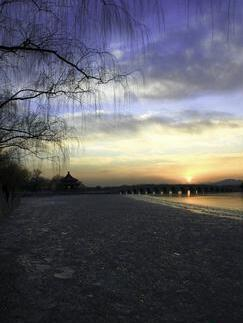
#> input picture cv_main_course/projects/image_stitching/test1.jpg, 243 x 323 px
$ python image_stitching.py
#> lines starting #> are read from the running program, lines starting #| are printed output that depends on the picture
import cv2
import imutils
import numpy as np
from matplotlib import pyplot as plt


def main():
    # import two images
    img1 = cv2.imread('test1.jpg')
#> img1 is the input picture: shape (323, 243, 3); mean B, G, R 100.5, 93.3, 93.7
    img2 = cv2.imread('test2.jpg')
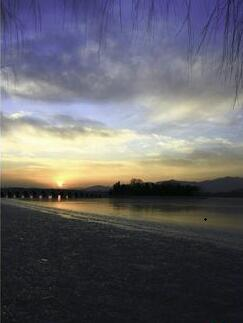
#> input picture cv_main_course/projects/image_stitching/test2.jpg, 243 x 323 px
#> img2 is the input picture: shape (323, 243, 3); mean B, G, R 103, 97.7, 98.8
    # show the input images
    cv2.imshow('first image', img1)
    cv2.imshow('second image', img2)
    ## a simple way
    ## stitcher = cv2.createStitcher(False)
    ## _result, pano = stitcher.stitch((img1, img2))
    ## cv2.imshow('pano', pano)
    # create SIFT detector
    sift = cv2.xfeatures2d.SIFT_create()
    # find key points in input images
    kp1, des1 = sift.detectAndCompute(img1, None)
#> kp1 = 234 keypoints; strongest (x, y, size): (189, 192, 1.9), (140, 132, 94), (180, 192, 2), (191, 201, 8.5)
    kp2, des2 = sift.detectAndCompute(img2, None)
#> kp2 = 86 keypoints; strongest (x, y, size): (50, 197, 2), (60, 181, 9.2), (61, 206, 9.1), (147, 184, 2.2)
    # draw key points on input images
    img1_kp = cv2.drawKeypoints(img1, kp1, np.array([]), flags=cv2.DRAW_MATCHES_FLAGS_DRAW_RICH_KEYPOINTS)
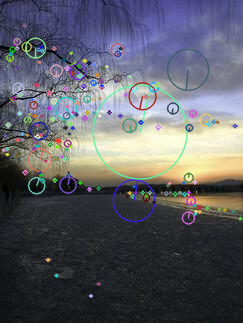
#> img1_kp: shape (323, 243, 3); mean B, G, R 101.3, 93.8, 93.3
    img2_kp = cv2.drawKeypoints(img2, kp2, np.array([]), flags=cv2.DRAW_MATCHES_FLAGS_DRAW_RICH_KEYPOINTS)
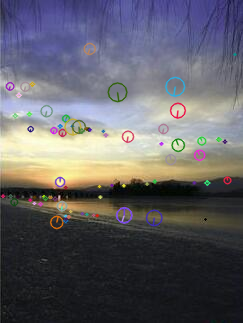
#> img2_kp: shape (323, 243, 3); mean B, G, R 102.7, 96.9, 98.4
    cv2.imshow('first image with key points', img1_kp)
    cv2.imshow('second image with key points', img2_kp)
    # use k-d tree algorithm to match key points
    FLANN_INDEX_KDTREE = 0
    index_params = dict(algorithm=FLANN_INDEX_KDTREE, trees=5)  # generate 5 trees, for search parallelly to make searching process fast
    search_params = dict(checks=50) # set recursion time
    flann = cv2.FlannBasedMatcher(index_params, search_params)  # create flann based matcher
    matches = flann.knnMatch(des1, des2, k=2)  # k-NearestNeighbor algorithm to search match point pairs
#> matches = 234 matches
    # store all the good matches as per Lowe's ratio test.
    good = []
    for m, n in matches:
        if m.distance < 0.7 * n.distance:
            good.append(m)
#> after the loop, good = 35 matches
    # compute homography matrix, perspective transform, draw points pairs
    MIN_MATCH_COUNT = 4  # perspective transform homography matrix need at lest 4 pairs of points to compute
    if len(good) > MIN_MATCH_COUNT:
        src_pts = np.float32([kp1[m.queryIdx].pt for m in good]).reshape(-1, 1, 2)  # reshape points to an n*1*2 array
#> src_pts = 35 rows, first 8: [98.11, 187.9], [129.2, 192.3], [132.4, 196], [133.7, 200.2], [142.2, 192.1], [145.7, 197.7], [145.8, 96.36], [153.3, 201.7]
        dst_pts = np.float32([kp2[m.trainIdx].pt for m in good]).reshape(-1, 1, 2)
#> dst_pts = 35 rows, first 8: [99.85, 196.6], [10.12, 195.8], [13.83, 201.7], [65.4, 218.5], [10.12, 195.8], [13.83, 201.7], [18.37, 94.76], [22.24, 206]
        M, mask = cv2.findHomography(src_pts, dst_pts, cv2.RANSAC, 5.0)  # use RANSAC to remove wrong matches, 5.0 as the threshold for outlier
#> M = [[1.38, -0.0531, -173.2], [0.334, 1.3, -58.02], [0.00153, 4.58e-05, 1]]; mask = 35 values, max 1 at index 4, min 0 at index 0, mean 0.829
        matchesMask = mask.ravel().tolist()  # flattern the mask matrix and transform it to a list
#> matchesMask has the same summary as mask
        # draw match pairs of two input images on image3
        draw_params = dict(matchColor=(0, 255, 0),  # draw matches in green color
                           singlePointColor=None,
                           matchesMask=matchesMask,  # draw only inliers
                           flags=2)
#> draw_params = 4 items
        img3 = cv2.drawMatches(img1, kp1, img2, kp2, good, None, **draw_params)
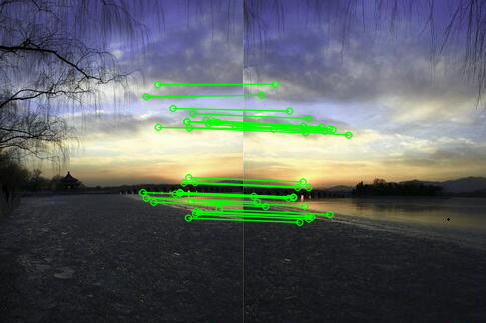
#> img3: shape (323, 486, 3); mean B, G, R 98.4, 99, 92.4
        cv2.imshow('matched images', img3)
        # shift image2 to right for the width of the image1
        shift = np.array([[1.0, 0, img1.shape[1]], [0, 1.0, 0], [0, 0, 1.0]])  # make shift matrix
#> shift = [[1, 0, 243], [0, 1, 0], [0, 0, 1]]
        img2 = cv2.warpPerspective(img2, shift, (img1.shape[1] * 2, img2.shape[0]))  # shift image by affine transform
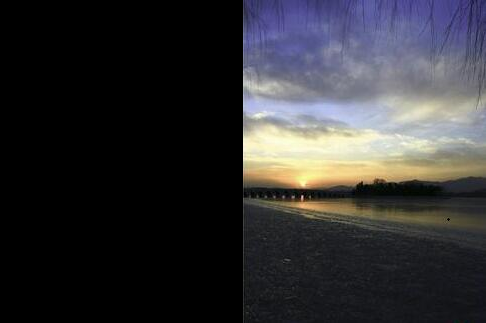
#> img2: shape (323, 486, 3); mean B, G, R 51.5, 48.9, 49.4
        #cv2.imshow('shifted image2', img2)
        # transform images1 and blend with image2 to generate image4
        M = np.dot(shift, M)  # shift matrix dot multiply by homography matrix
#> M = [[1.75, -0.042, 69.82], [0.334, 1.3, -58.02], [0.00153, 4.58e-05, 1]]
        img1 = cv2.warpPerspective(img1, M, (img2.shape[1], img2.shape[0]))  # perspective transform image1
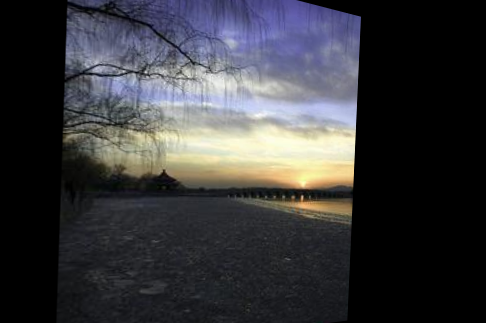
#> img1: shape (323, 486, 3); mean B, G, R 59.4, 56.1, 56.1
        #cv2.imshow('trans image', img1)
        result = img2  # generate result image which have the same size of image2
        result[:,:img1.shape[1]//2] = img1[:,:img1.shape[1]//2]  # left side of the result image is image1
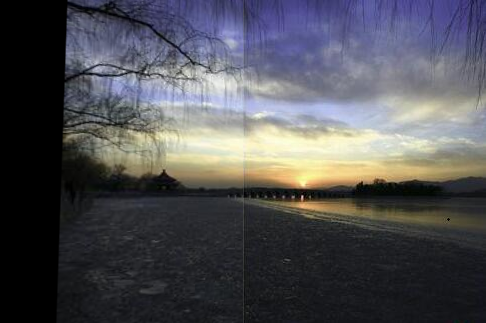
#> result: shape (323, 486, 3); mean B, G, R 84.5, 79.8, 80
        cv2.imshow('result image', result)  # show result image
        cv2.imwrite('result.jpg' , result)  # save result image
    else:
        print("Not enough matches are found - %d/%d" % (len(good), MIN_MATCH_COUNT))
        matchesMask = None
    key = cv2.waitKey()
#> (key Esc is pressed here)
    if key == 27:
        cv2.destroyAllWindows()
    return


if __name__ == '__main__':
    main()
